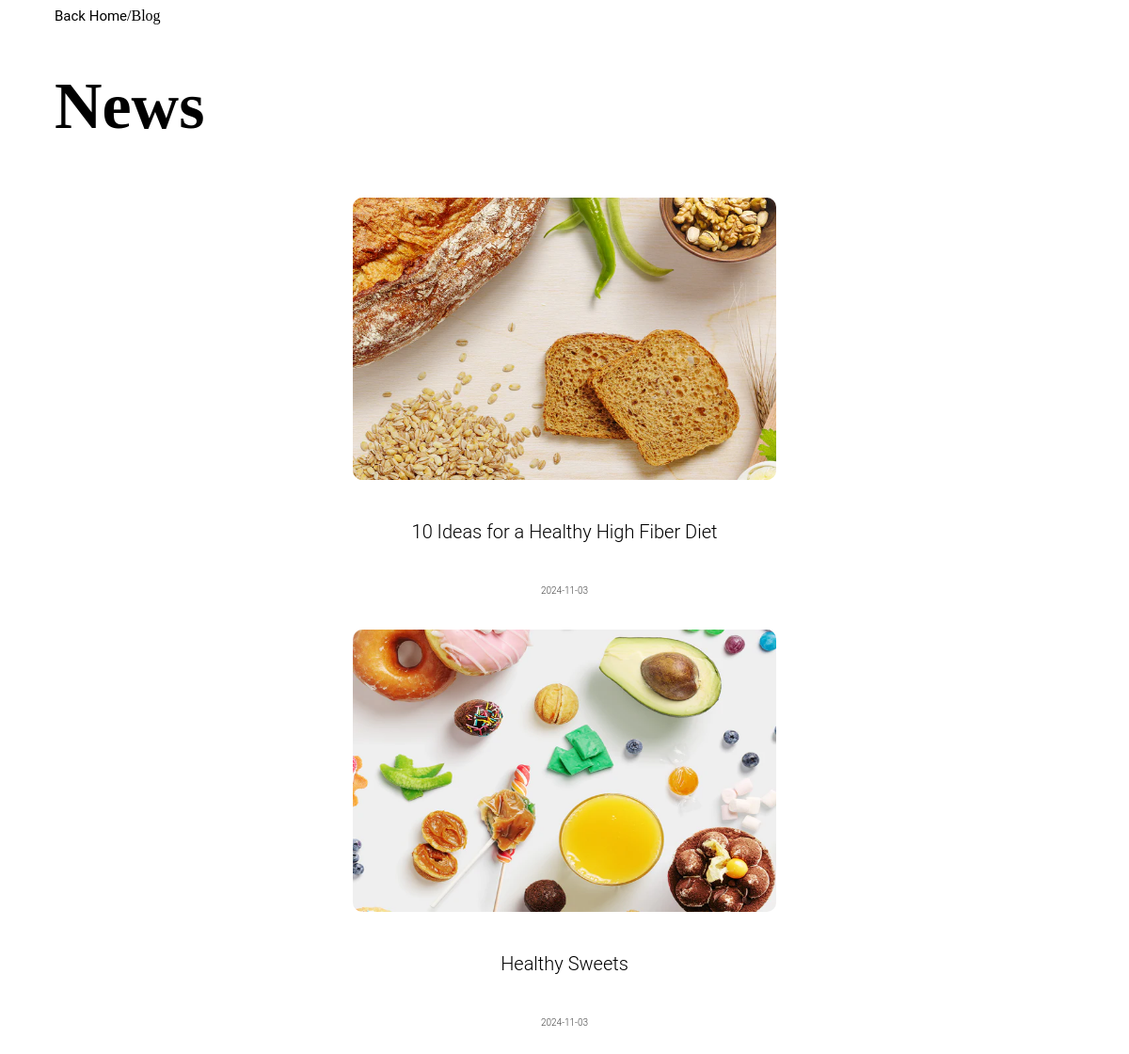
Screenshot of /blog.php with the database file from the repository.
### tables this page shows
CREATE TABLE `article` (
  `articleID` int(11) NOT NULL,
  `Title` varchar(400) NOT NULL,
  `publishDate` date NOT NULL,
  `Content` text NOT NULL,
  `image` varchar(500) NOT NULL
);

### blog.php (the view, shortened to what this page needs)
<!DOCTYPE html>
<html lang="en">
<head>
    <link rel="stylesheet" href="recipies.css">
</head>
<body>
<div id='backtohome'>  <a href='Home.php'>Back Home</a>/<span>Blog</span></div>
    <h1>News</h1>
    <div class='content1'>
        <?php
        require_once 'connection.php';
        $sql = "SELECT * FROM  article";
        $result = $conn->query($sql);
        if($result->num_rows >0){
           while($row = $result->fetch_assoc()){
            echo'<div>';
            echo'<img src="'.$row['image'].'">';
            echo'</div>';
            echo'<div>';
            echo'<a href="blogContent.php?articleid=' . $row['articleID'] . '">'.$row['Title'].'</a></div>';
            echo'<div><span>'.$row['publishDate'].'<span></div>';
           };
        }
?>
</div>
</body>
</html>

### recipies.css (style rules this page uses)
h1 { margin-left: 50px; font-size: 70px; }
#backtohome { margin-left: 50px; }
#backtohome a { text-decoration: none; color: black; font-size: 15px; }
a { text-decoration: none; color: black; font-size: 25px; font-family: 'Roboto'; }
.content1 { display: flex; flex-wrap: wrap; justify-content: center; align-items: center; flex-direction: column; }
.content1 div { margin-bottom: 10px; font-size: 18px; line-height: 1.6; color: #444; text-align: justify; padding: 10px 0; }
.content1 img { width: 450px; height:300px; border-radius: 10px; }
.content1 a { font-family: 'Roboto Light'; font-size: 20px; }
.content1 span { font-family: 'Roboto Light'; font-size: 10px; }

### rows the page displays
article: image (picture), Title "10 Ideas for a Healthy High Fiber Diet", publishDate "2024-11-03"
article: image (picture), Title "Healthy Sweets", publishDate "2024-11-03"
